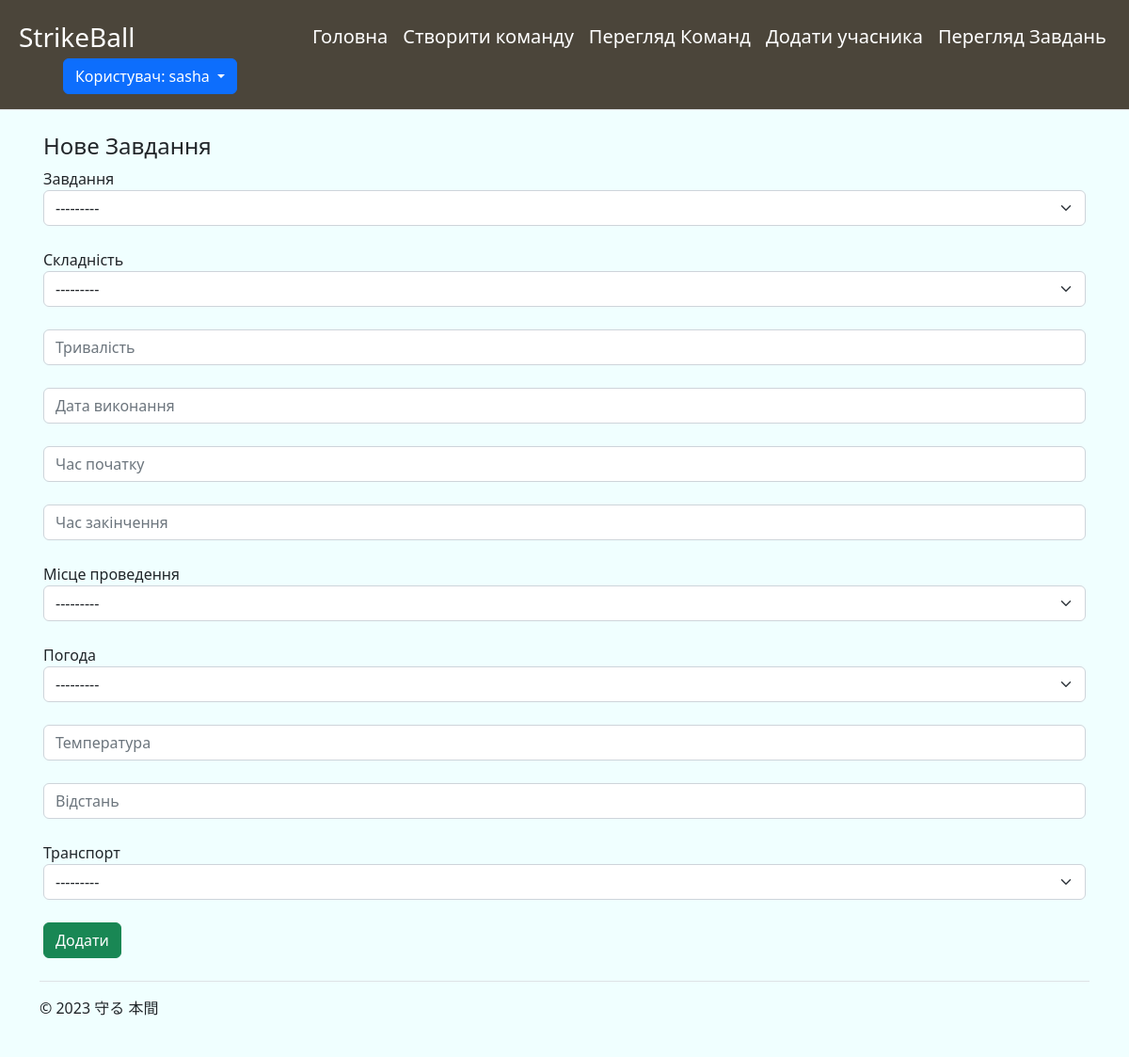
Screenshot of /createTask (signed in) with the database file from the repository.
### main/models.py (models this page shows)
class tasktype(models.Model):
    TaskType = models.CharField('Тип задачі', max_length=225)
    def __str__(self):
        return self.TaskType

class difficultylevel(models.Model):
    DifficultyLevel = models.CharField('Складність', max_length=30)
    def __str__(self):
        return self.DifficultyLevel

class location(models.Model):
    Location = models.CharField('Місце виконання', max_length=225)
    def __str__(self):
        return self.Location

class weatherconditions(models.Model):
    WeatherConditions = models.CharField('Погодні умови', max_length=225)
    def __str__(self):
        return self.WeatherConditions

class transport(models.Model):
    Transport = models.CharField('Транспорт', max_length=225)
    def __str__(self):
        return self.Transport

### main/views.py (the view, shortened to what this page needs)
# urls.py: path('createTask', views.createTask, name='createTask'),
def createTask(request):
    error = ''
    if request.method == 'GET':
        difficultylevels = difficultylevel.objects.all()
        transports = transport.objects.all()
        tasktypes = transport.objects.all()
        locations = transport.objects.all()
        weatherconditionss = transport.objects.all()
        form = taskForm()
        context = {
            'form': form,
            'error': error,
            'difficultylevels': difficultylevels,
            'transports': transports,
            'tasktypes': tasktypes,
            'locations': locations,
            'weatherconditionss': weatherconditionss
        }
        return render(request, 'main/createTask.html', context)

### main/templates/main/createTask.html (shortened to what this page needs)
{%extends 'main/base.html'%}
{% block content %}
    <h4>Нове Завдання</h4>
    <form method="post">
        <label>Завдання</label>
        {{ form.TaskType }}<br>
        <label>Складність</label>
        {{ form.DifficultyLevel }}<br>
        {{ form.Duration }}<br>
        {{ form.Date }}<br>
        {{ form.StartTime }}<br>
        {{ form.EndTime }}<br>
        <label>Місце проведення</label>
        {{ form.Location }}<br>
        <label>Погода</label>
        {{ form.WeatherConditions }}<br>
        {{ form.Temperature }}<br>
        {{ form.Distance }}<br>
        <label>Транспорт</label>
        {{ form.Transport }}<br>
        <button type="submit" class="btn btn-success">Додати</button>
    </form>
{% endblock %}

### main/templates/main/base.html (shortened to what this page needs)
<!doctype html>
<html lang="uk">
<head>
    <link rel="stylesheet" href="https://cdn.jsdelivr.net/npm/bootstrap@5.2.3/dist/css/bootstrap.min.css">
</head>
<body style="background-color: azure">
<div>
    <div>
    <header class="d-flex flex-wrap align-items-center justify-content-center justify-content-md-between py-3 mb-4 border-bottom" style="background-color: #4B453A">
    <p class="text-start text-white fs-3 w-25 align-center mb-0" style="margin-left: 20px;">StrikeBall</p>
        {% if user.is_authenticated %}
            <ul class="nav col-12 col-md-auto mb-2 container mb-md-0 fs-5">
        <li><a href="{% url 'home' %}" class="nav-link px-2 link-secondary text-white">Головна</a></li>
          <li><a href="{% url 'viewmain' %}" class="nav-link px-2 link-secondary text-white">Створити команду</a></li>
      <li><a href="{% url 'viewteam' %}" class="nav-link px-2 link-secondary text-white">Перегляд Команд</a></li>
          <li><a href="{% url 'createSoldier' %}" class="nav-link px-2 link-secondary text-white">Додати учасника</a></li>
          <li><a href="{% url 'viewtask' %}" class="nav-link px-2 link-secondary text-white">Перегляд Завдань</a></li>
      </ul>
            <div class="col-md-2 text-end w-25 pe-5" >
                <div class="dropdown">
  <button class="btn btn-primary dropdown-toggle" type="button" id="dropdownMenuButton" data-toggle="dropdown" aria-haspopup="true" aria-expanded="false">
    Користувач: {{ user }}
  </button>
</div>
        {% else %}
                 <ul class="nav container col-md-4">
                     </ul>
            <a href="{% url 'loginform' %}" type="button" class="btn btn-primary me-2">Вхід</a>
            <a href="{% url 'registerform' %}" type="button" class="btn btn-primary me-5">Реєстрація</a>
            </div>
        {% endif %}
    </header>
  </div>
  </div>
 <div class="container px-3">
    {% block content %}{% endblock %}
     </div>
<div class="container">
  <footer class="d-flex flex-wrap justify-content-between align-items-center py-3 my-4 border-top">
    <div class="col-md-4 d-flex align-items-center">
      <span class="mb-3 mb-md-0 text-body-secondary">© 2023 守る 本間</span>
    </div>
  </footer>
</div>
</body>
</html>

### rows the page displays
tasktype: TaskType "---------"
difficultylevel: DifficultyLevel "---------"
location: Location "---------"
weatherconditions: WeatherConditions "---------"
transport: Transport "---------"

### other values shown
{{ user }} "sasha"
